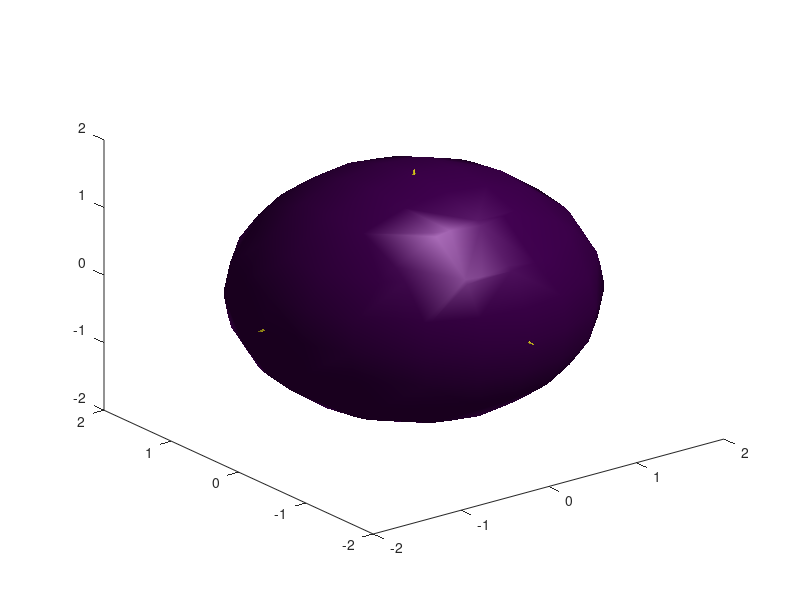

Source code (MATLAB):
clear; close all; clc;

L=15; % spatial domain
n=64; % Fourier modes
x2=linspace(-L,L,n+1); x=x2(1:n); y=x; z=x;
k=(2*pi/(2*L))*[0:(n/2-1) -n/2:-1]; ks=fftshift(k);

[X,Y,Z]=meshgrid(x,y,z);
[Kx,Ky,Kz]=meshgrid(ks,ks,ks);

U=X.^2+Y.^2+Z.^2;

isosurface(X,Y,Z,U,3)

%%
close all;

Ut=fftn(U);
ave=zeros(n,n,n);

for i=1:10
    Utn=Ut+10*(randn(1,n)+1i*randn(1,n));
    ave=ave+Utn;
end

ave=abs(ave)/i;

isosurface(Kx,Ky,Kz,abs(fftshift(Utn)))

pause(2)
close all;

isosurface(Kx,Ky,Kz,abs(fftshift(ave)))

Ud=ifftn(ave);

%%
close all;
isosurface(X,Y,Z,abs(Ud),1)